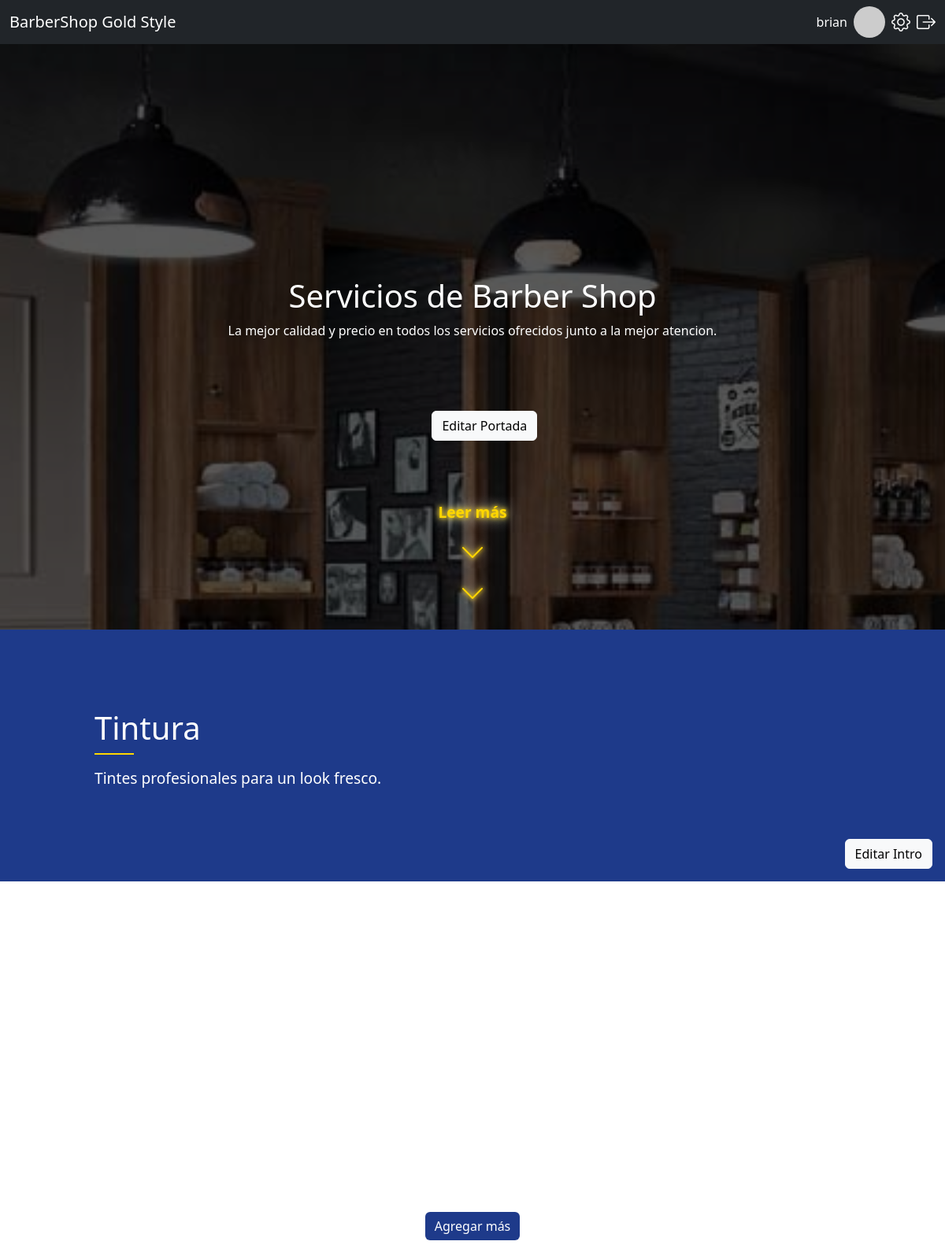
The page /php/admin/tintura_admin.php (signed in) on the database its author committed.
### tables this page shows
CREATE TABLE `portada` (
  `id` int(11) NOT NULL,
  `titulo` varchar(255) NOT NULL,
  `descripcion` varchar(255) NOT NULL,
  `imagen` varchar(255) NOT NULL
);

CREATE TABLE `intro_servicios` (
  `id` int(11) NOT NULL,
  `servicio` varchar(50) NOT NULL,
  `titulo` varchar(255) NOT NULL,
  `descripcion` varchar(255) NOT NULL
);

### php/admin/tintura_admin.php (the view, shortened to what this page needs)
<?php
require_once '../conexion.php';
$servicio = 'tintura';
try {
    $stmtIntro = $pdo->prepare("SELECT * FROM intro_servicios WHERE servicio = :servicio LIMIT 1");
    $stmtIntro->execute([':servicio' => $servicio]);
    $intro = $stmtIntro->fetch();
    $stmtPortada = $pdo->query("SELECT * FROM portada ORDER BY id ASC LIMIT 1 OFFSET 1");
    $portada = $stmtPortada->fetch();
} catch(PDOException $e) {
    echo "Error: " . htmlspecialchars($e->getMessage());
    exit;
}
?>
<!DOCTYPE html>
<html lang="es">
<head>
    <link href="https://cdn.jsdelivr.net/npm/bootstrap@5.3.3/dist/css/bootstrap.min.css" rel="stylesheet">
    <link href="https://cdn.jsdelivr.net/npm/bootstrap-icons@1.11.3/font/bootstrap-icons.css" rel="stylesheet">
    <link rel="stylesheet" href="/css/servicio.css">
    <link rel="stylesheet" href="https://cdn.jsdelivr.net/npm/bootstrap-icons@1.10.5/font/bootstrap-icons.css">
</head>
<body>
    <nav class="navbar navbar-dark bg-dark fixed-top">
        <div class="container-fluid">
            <a class="navbar-brand" href="#">BarberShop Gold Style</a>
            <div class="boton-nav d-flex align-items-center">
                <span class="text-white me-2"><?php echo htmlspecialchars($_SESSION["nombre"] ?? 'Admin'); ?></span>
                <img src="https://via.placeholder.com/40" alt="Foto de Perfil" class="rounded-circle me-2" style="width: 40px; height: 40px;">
                <a href="config_admin.php" class="text-white me-2"><i class="bi bi-gear fs-4"></i></a>
                <a href="?logout=1" class="text-white"><i class="bi bi-box-arrow-right fs-4"></i></a>
            </div>
        </div>
    </nav>
    <div class="cover" style="background-image: url('/php/uploads/<?php echo isset($portada['imagen']) ? htmlspecialchars($portada['imagen']) : 'https://via.placeholder.com/1920x1080'; ?>');">
        <div class="cover-overlay"></div>
        <div class="cover-content">
            <h1><?php echo isset($portada['titulo']) ? htmlspecialchars($portada['titulo']) : '¡Bienvenido a mi sitio!'; ?></h1>
            <p><?php echo isset($portada['descripcion']) ? htmlspecialchars($portada['descripcion']) : 'Descripción de la portada'; ?></p>
        </div>
        <button class="btn btn-light edit-cover-btn" data-bs-toggle="modal" data-bs-target="#editCoverModal">Editar Portada</button>
        <div class="read-more">
            <span>Leer más</span>
            <div class="arrows">
                <i class="bi bi-chevron-down"></i>
                <i class="bi bi-chevron-down"></i>
            </div>
        </div>
    </div>
    <div class="intro-container">
        <div class="intro-text">
            <h2><?php echo htmlspecialchars($intro['titulo']); ?></h2>
            <p><?php echo htmlspecialchars($intro['descripcion']); ?></p>
        </div>
        <button class="btn btn-light edit-intro-btn" data-bs-toggle="modal" data-bs-target="#editIntroModal">Editar Intro</button>
    </div>
    <div class="add-btn-section">
        <button class="btn btn-primary add-btn" data-bs-toggle="modal" data-bs-target="#addModal">Agregar más</button>
    </div>
</body>
</html>

### css/servicio.css (style rules this page uses)
:root { font-size: 16px; }
.cover { height: 100vh; width: 100vw; background-size: cover; background-position: center; background-attachment: fixed; display: flex; flex-direction: column; align-items: center; justify-content: center; color: white; text-align: center; position: relative; }
.cover-content { z-index: 1; opacity: 0; transform: translateY(3rem); animation: fadeInUp 1s ease-out forwards; position: relative; }
.cover-overlay { position: absolute; top: 0; left: 0; width: 100%; height: 100%; background: rgba(0, 0, 0, 0.65); z-index: 0; }
.edit-cover-btn { position: absolute; bottom: 15rem; left: 45.7%; z-index: 2; transform: translateY(3rem); animation: fadeInUp 1s ease-out forwards; }
.read-more { position: absolute; bottom: 1.25rem; width: 100%; text-align: center; z-index: 1; color: #FFD700; font-size: 1.2rem; font-weight: bold; text-shadow: 0 0 0.3125rem #FFD700, 0 0 0.625rem #FFE066, 0 0 1.25rem #FFFFFF; opacity: 0; transform: translateY(3rem); animation: fadeInUp 1s ease-out 0.3s forwards; }
.arrows { display: flex; flex-direction: column; align-items: center; margin-top: 0.625rem; }
.arrows i { font-size: 2rem; color: #FFD700; text-shadow: 0 0 0.3125rem #FFD700, 0 0 0.625rem #FFE066, 0 0 1.25rem #FFFFFF; margin: 0.125rem 0; animation: flowDown 1.5s ease-in-out infinite; }
.arrows i:nth-child(2) { animation-delay: 0.3s; }
.add-btn-section { text-align: center; padding: 1.25rem 0; }
.add-btn { background-color: #1E3A8A; color: white; border: none; font-size: 1rem; }
.intro-container { height: 40vh; background-color: #1E3A8A; color: white; display: flex; align-items: center; padding: 0 10%; position: relative; }
.intro-text { max-width: 50%; text-align: left; }
.intro-text h2 { font-size: 2.5rem; margin-bottom: 1rem; position: relative; }
.intro-text h2::after { content: ''; display: block; width: 50px; height: 2px; background-color: #FFD700; margin-top: 0.5rem; }
.intro-text p { font-size: 1.2rem; }
.edit-intro-btn { position: absolute; bottom: 1rem; right: 1rem; z-index: 2; }

### rows shown on the page
portada: imagen (picture), titulo "Servicios de Barber Shop", descripcion "La mejor calidad y precio en todos los servicios ofrecidos junto a la mejor atencion."
intro_servicios: titulo "Tintura", descripcion "Tintes profesionales para un look fresco."

### other values the page prints
$_SESSION["nombre"] "brian"
